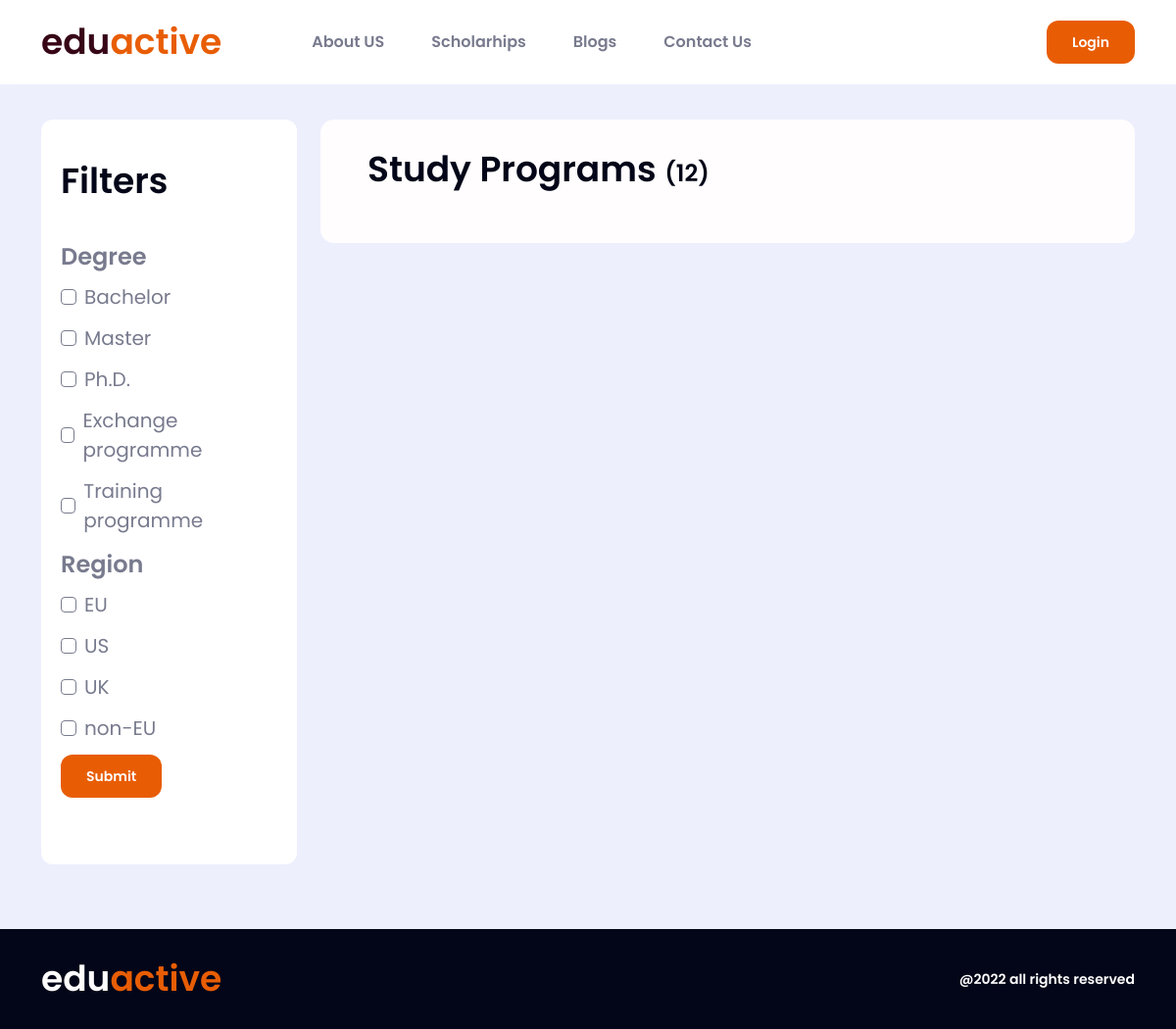
The app's page /pages/scholarships, older data.
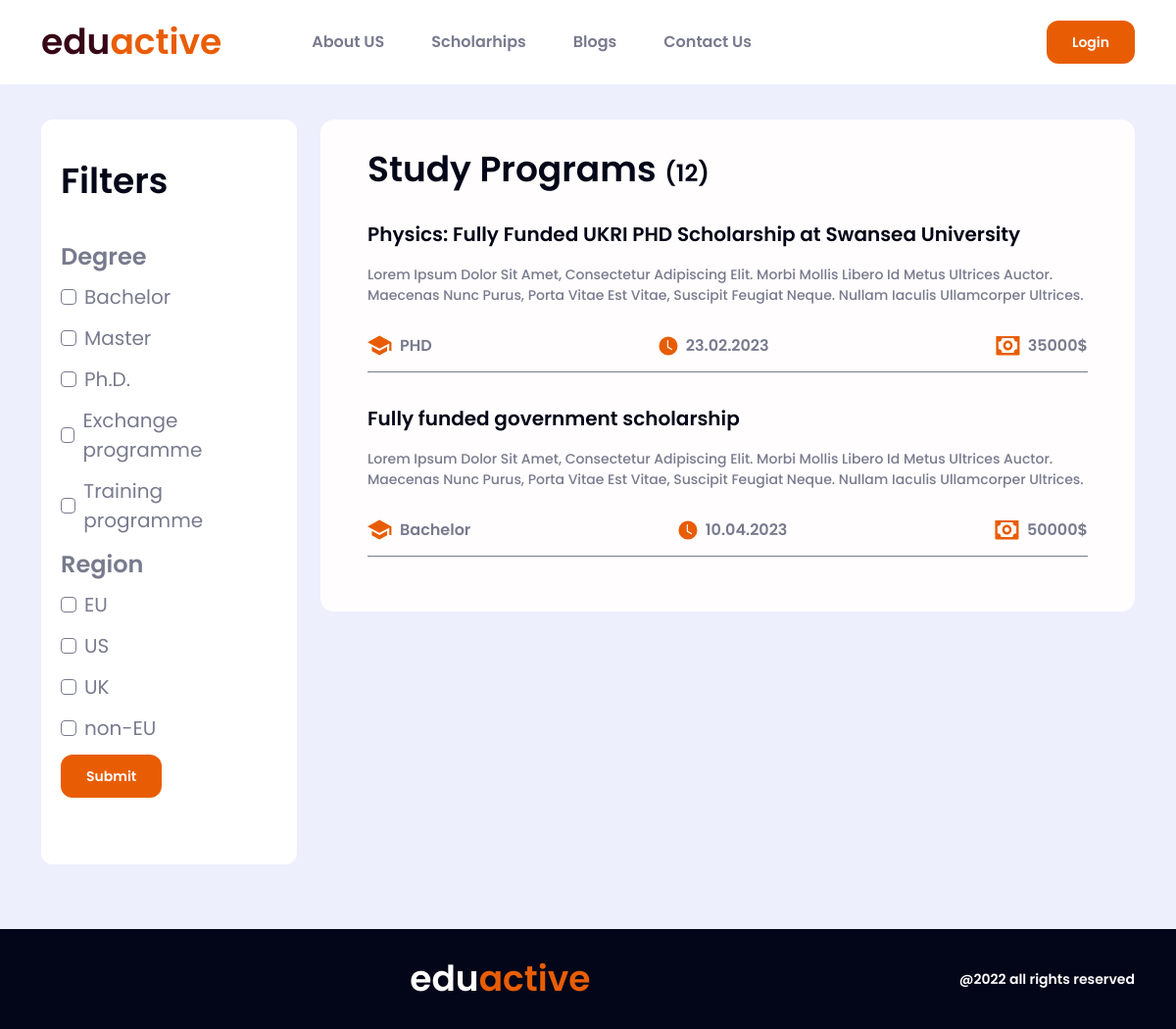
The same page, newer data.
### pages/models.py (models this page shows, shortened)
class Scholarship(models.Model):
    region = models.CharField(max_length=50, blank=True, null=True,choices=REGION_CHOICES)
    country = models.CharField(max_length=50)
    degree = models.CharField(max_length=50)
    amount = models.CharField(max_length=50)
    name = models.CharField(max_length=250)
    description = models.TextField()
    eligibity = models.TextField()
    benefits = models.TextField()
    link = models.CharField(max_length=300)
    dedline = models.CharField(max_length=50,blank=True,null=True)

### pages/views.py (the view)
# urls.py: path('scholarships', scholarships, name='scholarships'),
def scholarships(request):
    scholarships = Scholarship.objects.all()
    filter_scholarship = ListingFiLtersScholarship(request.GET, queryset=scholarships)
    context = {
        'scholarships': scholarships,
        'filter_scholarship':filter_scholarship
    }
    return render(request, 'scholarships.html',context)

### templates/scholarships.html (shortened to what this page needs)
{% extends 'base.html' %}
{% load static %}
{% block main %}
    <div class="dummy-height"></div>
<main class="sections">
  <section class="scholarship">
    <div class="container">
      <div class="scholarship-wrapper">
        <div class="row">
          <div class="col-12 col-lg-4 col-xl-3">
            <div class="scholarship-filter">
              <div class="filter-heading">Filters</div>
              <div class="all-filters">
                <div class="degree-filter filterization">
                  <form method='GET'>
                    <span class="filter-title">Degree</span>
                    {% for degree in filter_scholarship.form.degree %}
                    <div class="form-check d-flex align-items-center">
                        {{degree.tag}}
                        <label class="form-check-label" for="{{degree.id_for_label}}">{{degree.choice_label}}
                        </label>
                    </div>
                    {% endfor %}
                    <span class="filter-title">Region</span>
                    {% for  region in filter_scholarship.form.region  %}
                    <div class="form-check d-flex align-items-center">
                      {{region.tag}}
                      <label class="form-check-label" for="{{region.id_for_label}}">{{region.choice_label}}
                      </label>
                    </div>
                    {% endfor %}
                    <button class="cs-btn login-link" type='submit'>Submit</button>
                  </form>
                </div>
              </div>
            </div>
          </div>
          <div class="col-12 col-lg-8 col-xl-9">
            <div class="study-program-wrapper overflow-hidden position-relative">
              <div class="study-programs">
                    <div class="study-programs-heading">
                      Study Programs <span>(12)</span>
                    </div>
                    <div class="study-programs-list">
                      {% for scholarship in filter_scholarship.qs %}
                      <a class="text-decoration-none" href="{%url 'scholarship_detail' scholarship.id%}">
                        <div class="study-program-list-item">
                          <h4 class="program-title">
                            {{scholarship.name}}
                          </h4>
                          <p class="program-desc">
                            {{scholarship.description}}
                          </p>
                          <div
                            class="program-details d-flex align-items-center justify-content-between flex-wrap"
                          >
                            <div class="program-degree d-flex align-items-center">
                              <img
                                src="{% static 'assets/css/icons/others/degree.svg' %}"
                                alt="Program Degree"
                              />
                              <span>{{scholarship.degree}}</span>
                            </div>
                            <div class="program-time d-flex align-items-center">
                              <img
                                src="{% static 'assets/css/icons/others/time.svg' %}"
                                alt="Program Degree"
                              />
                              <span>{{scholarship.dedline}}</span>
                            </div>
                            <div class="program-money d-flex align-items-center">
                              <img
                                src="{% static 'assets/css/icons/others/money.svg' %}"
                                alt="Program Degree"
                              />
                              <span>{{scholarship.amount}}</span>
                            </div>
                          </div>
                        </div>
                      {% endfor %}
                    </div>
              </div>
            </div>
          </div>
        </div>
      </div>
    </div>
  </section>
</main>
{% endblock main %}

Row changes from the older to the newer data that the page shows:
added Scholarship: name "Physics: Fully Funded UKRI PHD Scholarship at Swansea University", description "Lorem Ipsum Dolor Sit Amet, Consectetur Adipiscing Elit. Morbi Mollis Libero Id Metus Ultrices Auctor. Maecenas Nunc Purus, Porta Vitae Est Vitae, Suscipit Feugiat Neque. Nullam Iaculis Ullamcorper…", degree "PHD", dedline "23.02.2023", amount "35000$"
added Scholarship: name "Fully funded government scholarship", description "Lorem Ipsum Dolor Sit Amet, Consectetur Adipiscing Elit. Morbi Mollis Libero Id Metus Ultrices Auctor. Maecenas Nunc Purus, Porta Vitae Est Vitae, Suscipit Feugiat Neque. Nullam Iaculis Ullamcorper…", degree "Bachelor", dedline "10.04.2023", amount "50000$"
